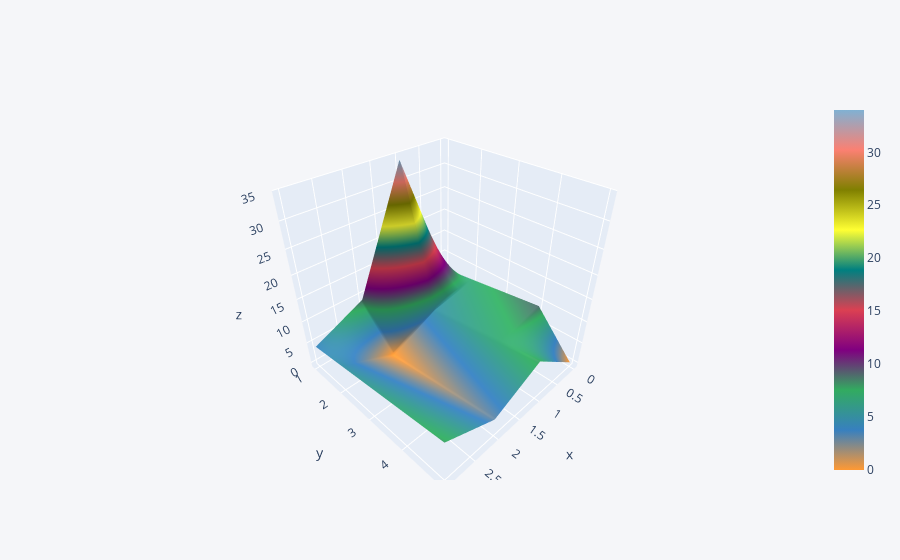

The cell this chart's notebook holds for it:
### Code cell
print("What kind of plot do you need , the complete data plot or column plot")
inp1=int(input("Enter 1 for plotting all columns or enter 2 for specifying all columns"))
main(inp1)

### Figure 1 — Plotly figure (JSON) as saved in the notebook; plotly's stock layout.template omitted (floating-point values rounded to 4 significant figures)
{"data": [{"colorscale": [[0, "rgb(255, 153, 51)"], [0.1111, "rgb(55, 128, 191)"], [0.2222, "rgb(50, 171, 96)"], [0.3333, "rgb(128, 0, 128)"], [0.4444, "rgb(219, 64, 82)"], [0.5556, "rgb(0, 128, 128)"], [0.6667, "rgb(255, 255, 51)"], [0.7778, "rgb(128, 128, 0)"], [0.8889, "rgb(251, 128, 114)"], [1, "rgb(128, 177, 211)"]], "type": "surface", "x": [0, 1, 2, 3], "y": ["1", "2", "3", "4", "5"], "z": [[6, 34, 9, 4], [7, 5, 0, 5], [8, 6, 1, 6], [9, 7, 2, 7], [0, 8, 3, 8]]}], "layout": {"legend": {"bgcolor": "#F5F6F9", "font": {"color": "#4D5663"}}, "paper_bgcolor": "#F5F6F9", "plot_bgcolor": "#F5F6F9", "title": {"font": {"color": "#4D5663"}}, "xaxis": {"gridcolor": "#E1E5ED", "showgrid": true, "tickfont": {"color": "#4D5663"}, "title": {"font": {"color": "#4D5663"}, "text": ""}, "zerolinecolor": "#E1E5ED"}, "yaxis": {"gridcolor": "#E1E5ED", "showgrid": true, "tickfont": {"color": "#4D5663"}, "title": {"font": {"color": "#4D5663"}, "text": ""}, "zerolinecolor": "#E1E5ED"}}}
